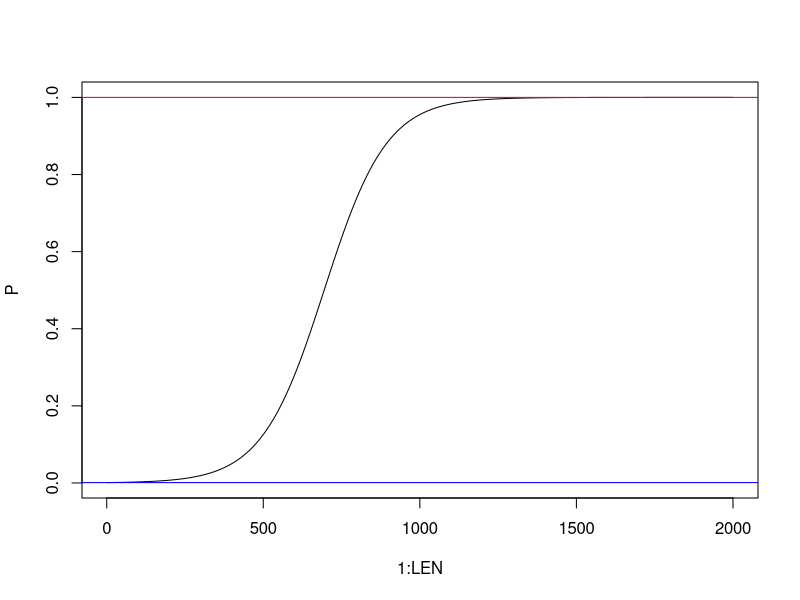

Write R code to recreate this figure.

#Not simplified, has carrying capacity
LEN = 2000
p0 = .001
K = 1
r = .01
P = array(LEN)
P[1] = p0
for (t in 2:LEN) {
  P[t] = P[t-1] + P[t-1]*((-r/K)*P[t-1] + r)
}

plot(1:LEN, P, type="l")
abline( h = K, col="red") #Carrying Capacity
abline(h = p0, col="blue") #Initial population

